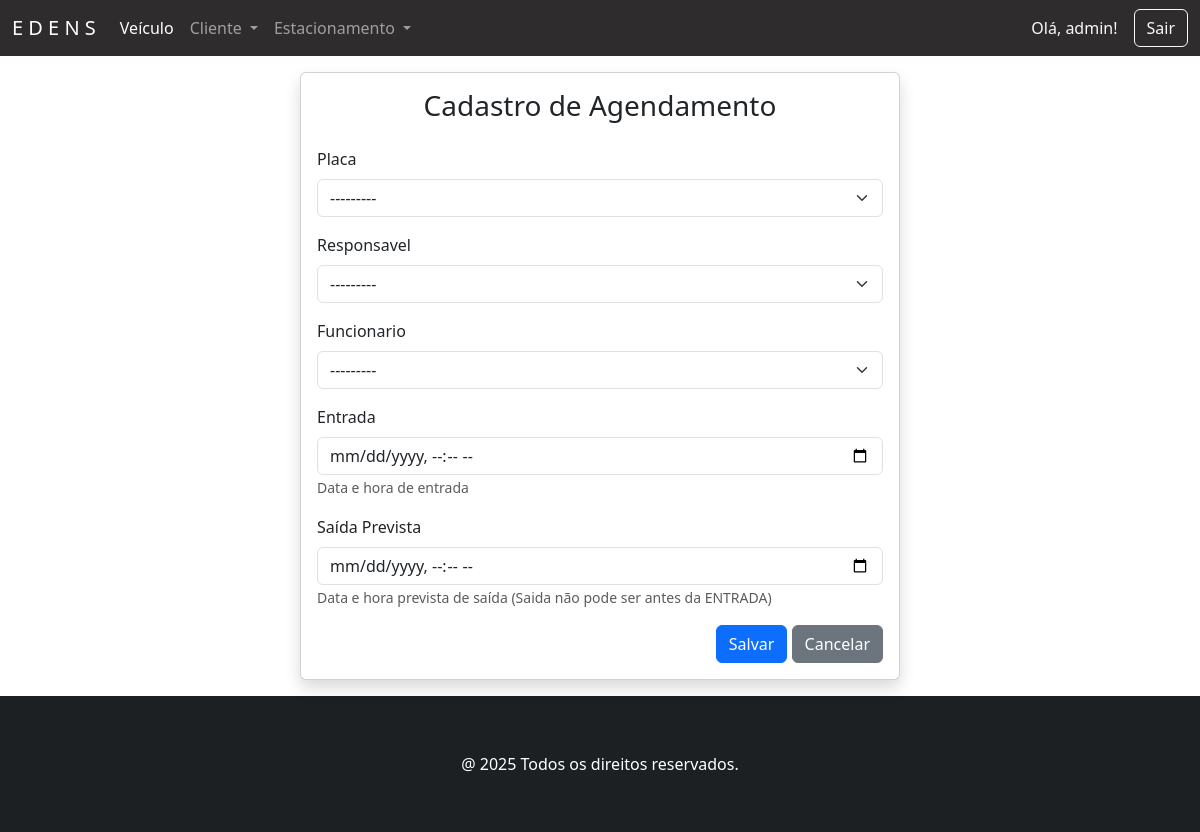
Page /agendamentos/novo/ (signed in) on the earlier database version.
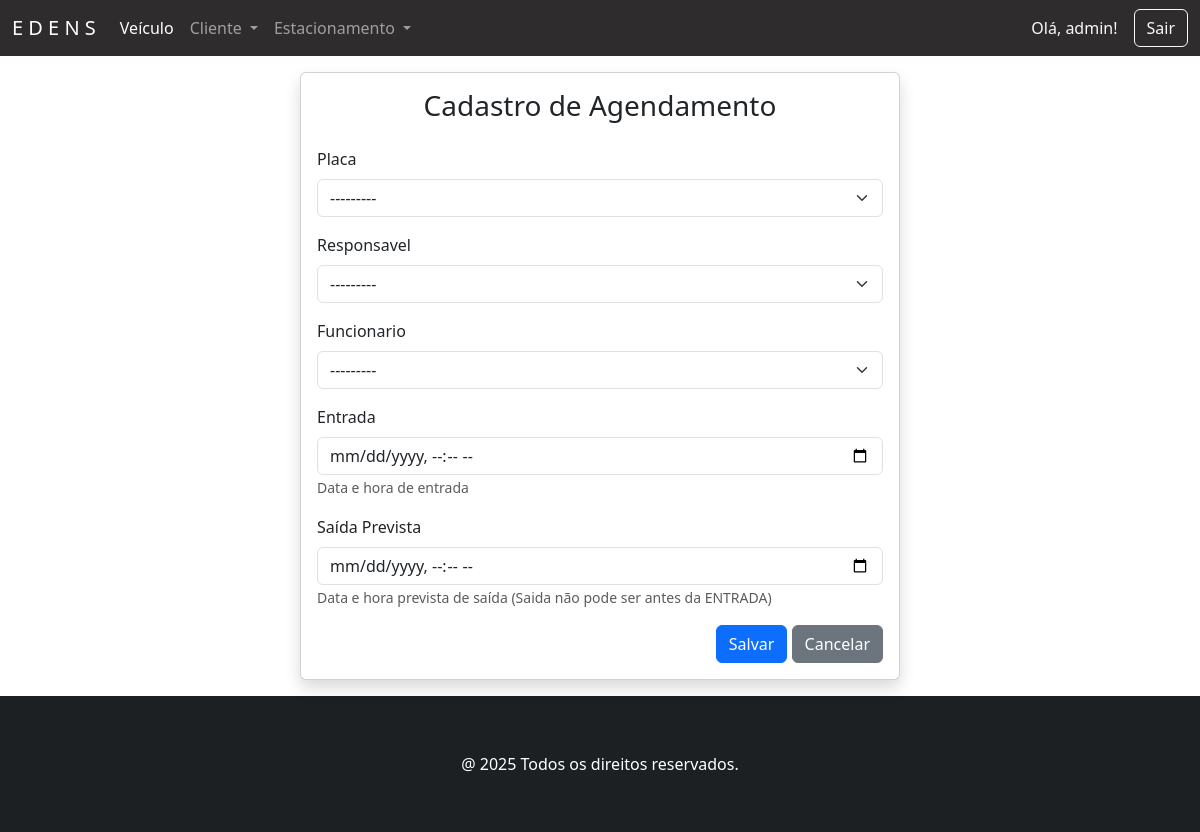
Same page on the later database version.
### veiculo/models.py (models this page shows)
class Veiculo(models.Model):
    placa = models.CharField('Placa', max_length=5, unique=True, help_text='Placa do veículo')
    tipo = models.CharField('Tipo de Veículo', max_length=20, choices=TIPO_VEICULO)
    dono = models.ForeignKey(Cliente, on_delete=models.CASCADE, related_name='veiculos', default=1)
    class Meta:
        verbose_name = 'Veículo'
        verbose_name_plural = 'Veículos'
    def __str__(self):
        return f'{self.placa} - {self.tipo}'

### agendamentos/views.py (the view)
# urls.py: path('agendamentos/novo/', AgendamentoAddView.as_view(), name='agendamentos_adicionar'),
class AgendamentoAddView(LoginRequiredMixin, SuccessMessageMixin, CreateView):
    model = Agendamento
    form_class = AgendamentoModelForm
    template_name = 'agendamento_forms.html'
    success_url = reverse_lazy('agendamentos')
    success_message = 'Agendamento cadastrado com sucesso.'

### agendamentos/forms.py (shortened to what this page needs)
class AgendamentoModelForm(forms.ModelForm):
    class Meta:
        model = Agendamento
        fields = ['placa', 'dono', 'funcionario', 'entrada', 'saida_prevista',]
        widgets = {
            'entrada': forms.DateTimeInput(attrs={'type': 'datetime-local'}),
            'saida_prevista': forms.DateTimeInput(attrs={'type': 'datetime-local'}),
            'saida': forms.DateTimeInput(attrs={'type': 'datetime-local'}),
        }
        error_messages = {
            'placa': {
                'required': 'Selecione a placa do veículo.',
            },
            'dono': {
                'required': 'Selecione o dono do veículo.',
            },
            'entrada': {
                'required': 'Informe a data e hora de entrada.',
            },
            'saida_prevista': {
                'required': 'Informe a data e hora prevista de saída.',
            },
        }

### funcionarios/models.py (called while the page is built)
    def __str__(self):
        return f"{self.nome} - {self.cargo}"

### pessoa/models.py (called while the page is built)
    def __str__(self):
        return super().nome

### agendamentos/templates/agendamento_forms.html (shortened to what this page needs)
{% extends 'principal.html' %}
{% load django_bootstrap5 %}
{% block content %}
<div class="card shadow m-3 col-md-6 mx-auto">
    <div class="card-body">
        <h3 class="text-center mb-4">Cadastro de Agendamento</h3>
        <form method="POST" enctype="multipart/form-data">
            {% bootstrap_form form %}
            <div class="text-end">
                {% bootstrap_button content="Salvar" button_type="submit" %}
                <a href="{% url 'agendamentos' %}" class="btn btn-secondary text-white">
                    Cancelar
                </a>
            </div>
        </form>
    </div>
</div>
{% endblock %}

Differences in the rows shown:
removed Veiculo: placa "---------"
removed Veiculo: dono "---------"
Other differences:
form field placa: (not shown) → "---------"
form field dono: (not shown) → "---------"
